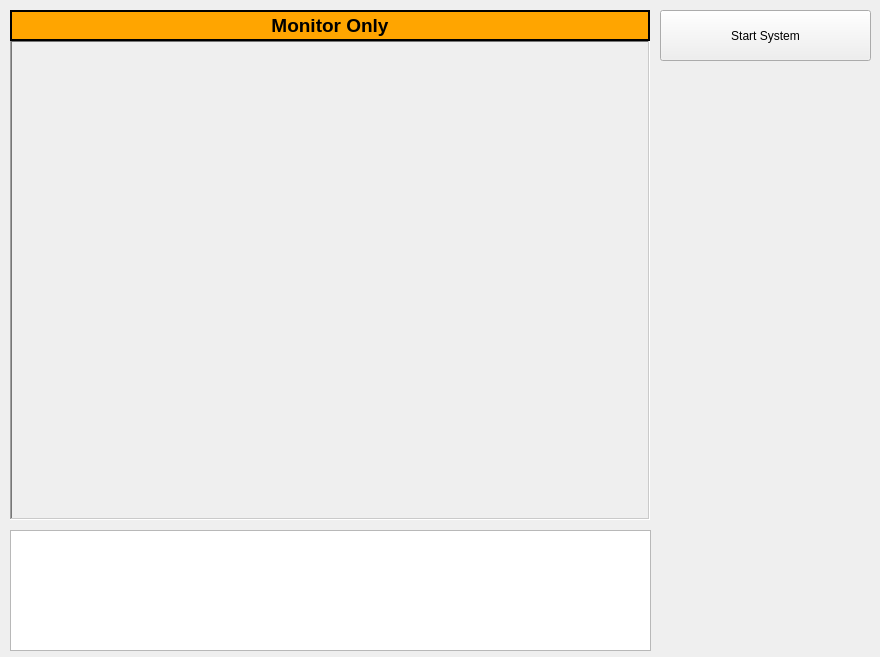
<?xml version="1.0" encoding="UTF-8"?>
<ui version="4.0">
 <class>MainWindow</class>
 <widget class="QMainWindow" name="MainWindow">
  <property name="geometry">
   <rect>
    <x>0</x>
    <y>0</y>
    <width>880</width>
    <height>657</height>
   </rect>
  </property>
  <property name="windowTitle">
   <string>Eyes On Security System</string>
  </property>
  <property name="autoFillBackground">
   <bool>false</bool>
  </property>
  <property name="styleSheet">
   <string notr="true"/>
  </property>
  <widget class="QWidget" name="centralWidget">
   <property name="autoFillBackground">
    <bool>true</bool>
   </property>
   <widget class="QLabel" name="lblCurrentImage">
    <property name="geometry">
     <rect>
      <x>10</x>
      <y>40</y>
      <width>640</width>
      <height>480</height>
     </rect>
    </property>
    <property name="frameShape">
     <enum>QFrame::WinPanel</enum>
    </property>
    <property name="frameShadow">
     <enum>QFrame::Sunken</enum>
    </property>
    <property name="lineWidth">
     <number>3</number>
    </property>
    <property name="text">
     <string/>
    </property>
    <property name="scaledContents">
     <bool>true</bool>
    </property>
   </widget>
   <widget class="QLabel" name="lblCurrentImageText">
    <property name="geometry">
     <rect>
      <x>10</x>
      <y>10</y>
      <width>640</width>
      <height>31</height>
     </rect>
    </property>
    <property name="font">
     <font>
      <pointsize>14</pointsize>
      <weight>75</weight>
      <bold>true</bold>
     </font>
    </property>
    <property name="autoFillBackground">
     <bool>false</bool>
    </property>
    <property name="styleSheet">
     <string notr="true">background-color: orange;
color: rgb(0, 0, 0);</string>
    </property>
    <property name="frameShape">
     <enum>QFrame::WinPanel</enum>
    </property>
    <property name="text">
     <string>Monitor Only</string>
    </property>
    <property name="alignment">
     <set>Qt::AlignCenter</set>
    </property>
    <property name="textInteractionFlags">
     <set>Qt::NoTextInteraction</set>
    </property>
   </widget>
   <widget class="QPushButton" name="btnStartSystem">
    <property name="geometry">
     <rect>
      <x>660</x>
      <y>10</y>
      <width>211</width>
      <height>51</height>
     </rect>
    </property>
    <property name="text">
     <string>Start System</string>
    </property>
   </widget>
   <widget class="QTextEdit" name="tbxStatus">
    <property name="geometry">
     <rect>
      <x>10</x>
      <y>530</y>
      <width>641</width>
      <height>121</height>
     </rect>
    </property>
    <property name="font">
     <font>
      <pointsize>9</pointsize>
     </font>
    </property>
    <property name="lineWrapMode">
     <enum>QTextEdit::NoWrap</enum>
    </property>
    <property name="readOnly">
     <bool>true</bool>
    </property>
   </widget>
  </widget>
 </widget>
 <layoutdefault spacing="6" margin="11"/>
 <resources/>
 <connections/>
</ui>
